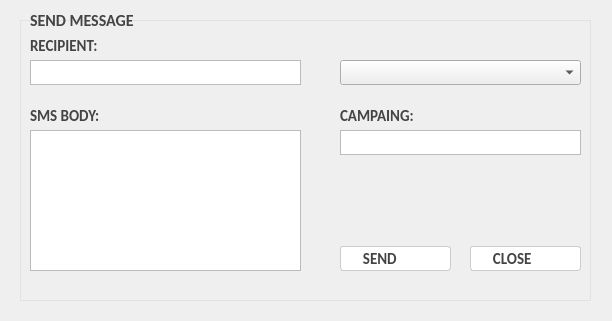
<?xml version="1.0" encoding="UTF-8"?>
<ui version="4.0">
 <class>Dialog</class>
 <widget class="QDialog" name="Dialog">
  <property name="geometry">
   <rect>
    <x>0</x>
    <y>0</y>
    <width>612</width>
    <height>321</height>
   </rect>
  </property>
  <property name="windowTitle">
   <string>Dialog</string>
  </property>
  <property name="autoFillBackground">
   <bool>true</bool>
  </property>
  <property name="styleSheet">
   <string notr="true">QLineEdit,QTextEdit{
border:1px solid #bbb;
}
QLineEdit:focus,QTextEdit:focus{
border:1px solid #94a8ff;
}

QLabel{
	color:#444;
}</string>
  </property>
  <widget class="QTextEdit" name="smsbody">
   <property name="geometry">
    <rect>
     <x>30</x>
     <y>130</y>
     <width>271</width>
     <height>141</height>
    </rect>
   </property>
   <property name="font">
    <font>
     <family>Calibri</family>
     <pointsize>11</pointsize>
    </font>
   </property>
   <property name="styleSheet">
    <string notr="true"/>
   </property>
  </widget>
  <widget class="QLabel" name="label">
   <property name="geometry">
    <rect>
     <x>30</x>
     <y>10</y>
     <width>111</width>
     <height>21</height>
    </rect>
   </property>
   <property name="font">
    <font>
     <family>Calibri</family>
     <pointsize>12</pointsize>
     <weight>75</weight>
     <italic>false</italic>
     <bold>true</bold>
    </font>
   </property>
   <property name="styleSheet">
    <string notr="true"/>
   </property>
   <property name="text">
    <string>SEND MESSAGE</string>
   </property>
  </widget>
  <widget class="QLabel" name="label_4">
   <property name="geometry">
    <rect>
     <x>340</x>
     <y>100</y>
     <width>121</width>
     <height>31</height>
    </rect>
   </property>
   <property name="font">
    <font>
     <family>Calibri</family>
     <pointsize>11</pointsize>
     <weight>75</weight>
     <italic>false</italic>
     <bold>true</bold>
    </font>
   </property>
   <property name="styleSheet">
    <string notr="true"/>
   </property>
   <property name="text">
    <string>CAMPAING:</string>
   </property>
  </widget>
  <widget class="QLabel" name="label_3">
   <property name="geometry">
    <rect>
     <x>30</x>
     <y>100</y>
     <width>121</width>
     <height>31</height>
    </rect>
   </property>
   <property name="font">
    <font>
     <family>Calibri</family>
     <pointsize>11</pointsize>
     <weight>75</weight>
     <italic>false</italic>
     <bold>true</bold>
    </font>
   </property>
   <property name="styleSheet">
    <string notr="true"/>
   </property>
   <property name="text">
    <string>SMS BODY:</string>
   </property>
  </widget>
  <widget class="QComboBox" name="comboBox">
   <property name="geometry">
    <rect>
     <x>340</x>
     <y>60</y>
     <width>241</width>
     <height>25</height>
    </rect>
   </property>
   <property name="font">
    <font>
     <family>Calibri</family>
     <pointsize>11</pointsize>
     <weight>50</weight>
     <bold>false</bold>
    </font>
   </property>
   <property name="styleSheet">
    <string notr="true">padding:0 5px;</string>
   </property>
  </widget>
  <widget class="QPushButton" name="pushButton_2">
   <property name="geometry">
    <rect>
     <x>470</x>
     <y>246</y>
     <width>111</width>
     <height>25</height>
    </rect>
   </property>
   <property name="font">
    <font>
     <family>Calibri</family>
     <pointsize>11</pointsize>
     <weight>75</weight>
     <bold>true</bold>
    </font>
   </property>
   <property name="styleSheet">
    <string notr="true">QPushButton{
	color:#444;
	background-color: #fff;
	border: 1px solid #ccc;
	border-radius: 3px;
	text-align:left;
	padding:0 5px;
}

QPushButton:hover{
	border-color: #94a8ff;
}
QPushButton:pressed{
	border: 1.5px solid #94a8ff;
	background-color: rgb(221, 233, 255);
}
</string>
   </property>
   <property name="text">
    <string>     CLOSE</string>
   </property>
  </widget>
  <widget class="QPushButton" name="pushButton_1">
   <property name="geometry">
    <rect>
     <x>340</x>
     <y>246</y>
     <width>111</width>
     <height>25</height>
    </rect>
   </property>
   <property name="font">
    <font>
     <family>Calibri</family>
     <pointsize>11</pointsize>
     <weight>75</weight>
     <bold>true</bold>
    </font>
   </property>
   <property name="styleSheet">
    <string notr="true">QPushButton{
	color:#444;
	background-color: #fff;
	border: 1px solid #ccc;
	border-radius: 3px;
	text-align:left;
	padding:0 5px;
}

QPushButton:hover{
	border-color: #94a8ff;
}
QPushButton:pressed{
	border: 1.5px solid #94a8ff;
	background-color: rgb(221, 233, 255);
}
</string>
   </property>
   <property name="text">
    <string>     SEND</string>
   </property>
  </widget>
  <widget class="QLineEdit" name="campaing">
   <property name="geometry">
    <rect>
     <x>340</x>
     <y>130</y>
     <width>241</width>
     <height>25</height>
    </rect>
   </property>
   <property name="font">
    <font>
     <family>Calibri</family>
     <pointsize>11</pointsize>
    </font>
   </property>
  </widget>
  <widget class="QLineEdit" name="singlenumber">
   <property name="geometry">
    <rect>
     <x>30</x>
     <y>60</y>
     <width>271</width>
     <height>25</height>
    </rect>
   </property>
   <property name="font">
    <font>
     <family>Calibri</family>
     <pointsize>11</pointsize>
    </font>
   </property>
  </widget>
  <widget class="QLabel" name="label_2">
   <property name="geometry">
    <rect>
     <x>30</x>
     <y>30</y>
     <width>121</width>
     <height>31</height>
    </rect>
   </property>
   <property name="font">
    <font>
     <family>Calibri</family>
     <pointsize>11</pointsize>
     <weight>75</weight>
     <italic>false</italic>
     <bold>true</bold>
     <kerning>true</kerning>
    </font>
   </property>
   <property name="styleSheet">
    <string notr="true"/>
   </property>
   <property name="text">
    <string>RECIPIENT:</string>
   </property>
  </widget>
  <widget class="QWidget" name="verticalWidget" native="true">
   <property name="geometry">
    <rect>
     <x>20</x>
     <y>20</y>
     <width>571</width>
     <height>281</height>
    </rect>
   </property>
   <property name="autoFillBackground">
    <bool>false</bool>
   </property>
   <property name="styleSheet">
    <string notr="true">border:1px solid #e2e2e2;</string>
   </property>
   <layout class="QVBoxLayout" name="verticalLayout"/>
  </widget>
  <zorder>verticalWidget</zorder>
  <zorder>smsbody</zorder>
  <zorder>label</zorder>
  <zorder>label_4</zorder>
  <zorder>label_3</zorder>
  <zorder>comboBox</zorder>
  <zorder>pushButton_2</zorder>
  <zorder>pushButton_1</zorder>
  <zorder>campaing</zorder>
  <zorder>singlenumber</zorder>
  <zorder>label_2</zorder>
 </widget>
 <resources/>
 <connections/>
</ui>
